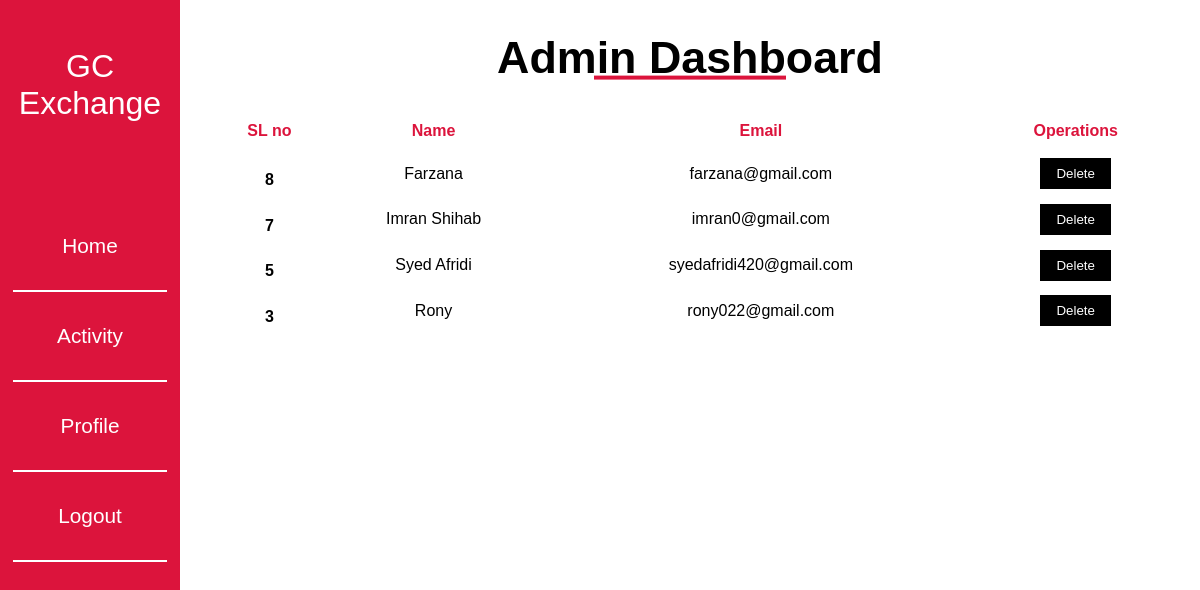
The app's page /admin/admin-user-display.php with its own data.
### tables this page shows
CREATE TABLE `users` (
  `id` int(11) NOT NULL,
  `username` varchar(50) NOT NULL,
  `email` varchar(50) NOT NULL,
  `password` varchar(50) NOT NULL,
  `usertype` varchar(50) NOT NULL DEFAULT 'user'
);

### admin/admin-user-display.php (the view, shortened to what this page needs)
<?php
include '../connect.php';
?>
<!DOCTYPE html>
<html lang="en">
<head>
</head>
<body>
<?php
      include("admin-nav.php");
?>
<div class="container">
<table class="table">
  <thead>
    <tr>
      <th scope="col">SL no</th>
      <th scope="col">Name</th>
      <th scope="col">Email</th>
      <th scope="col">Operations</th>
    </tr>
  </thead>
  <tbody>
<?php
$sql="SELECT * FROM `users` where usertype = 'user' ORDER BY id DESC";
$result=mysqli_query($con, $sql);
if($result){
  while($row=mysqli_fetch_assoc($result)){
      $id=$row['id'];
      $name=$row['username'];
      $email=$row['email'];
      echo '<tr>
      <th scope="row"> '.$id.' </th>
      <td>'.$name.'</td>
      <td>'.$email.'</td>
      <td>
      <button class="btn btn-danger" ><a href="admin-user-delete.php?deleteId= '.$id.'" class="text-light">Delete</a></button>
   </td>
      </tr>';
  }
}
?>
  </tbody>
</table>
</div>
</body>
</html>

### admin/admin-nav.php (shortened to what this page needs)
<!DOCTYPE html>
<html lang="en">
<head>
  <link rel="stylesheet" href="astyle.css">
</head>
<body>
  <div class="admin-container">
    <div class="nav-bar">
      <div class="logo">
        <a href="http://">GC Exchange</a>
      </div>
      <div class="nav-links">
        <ul>
          <li><a href="admin.php">Home</a></li>
          <li><a href="admin-service.php">Activity</a></li>
          <li><a href="admin-profile.php">Profile</a></li>
          <li><a href="../logout.php">Logout</a></li>
        </ul>
      </div>
    </div>
    <div class="a-content">
      <div class="title">
        <h1>Admin Dashboard</h1>
      </div>
    </div>
  </div>
</body>
</html>

### admin/astyle.css (style rules this page uses)
* { margin: 0; padding: 0; }
body { width: 100%; height: 100vh; font-family: sans-serif; }
.admin-container { width: 100%; height: 100%; display: flex; align-items: top; text-align: left; justify-content: space-between; }
.nav-bar ul li a { font-size: 1.3rem; color: white; text-decoration: none; }
.nav-bar .logo { margin-top: 3rem; }
.nav-bar .logo a { font-size: 2rem; color: white; text-decoration: none; }
.title { font-size: 1.4rem; position: relative; margin-top: 2rem; height: 6%; }
.title::after { content: ""; position: absolute; width: 12rem; height: .3rem; background-color: crimson; bottom:-5%; left: 50%; transform: translate(-50%, -50%); }
.nav-links { margin-top: 5rem; }
.nav-links li { padding: 2rem; font-size: 1.3rem; border-bottom: 2px solid white; width: 50%; margin: 0 auto; list-style: none; }

### admin/admin-user-display.php (style rules this page uses)
.container { position: absolute; top: 15%; left: 50%; transform: translate(-40%, 0%); background-color: white; width: 80%; display: flex; align-items: top; justify-content: center; }
table { width: 100%; height: 100%; text-align: center; }
thead tr th { color: crimson; margin: 2rem 5rem 0rem 5rem; padding-bottom: 1rem; }
tbody tr td { color: black; padding-bottom: 0.8rem; }
td .btn a { text-decoration:none; color:white; }
.btn { background-color: black; border: none; padding: .5rem 1rem; }

### admin/admin-nav.php (style rules this page uses)
.a-content { width: 85%; text-align: center; }
.nav-bar { flex-basis: 15%; height: 100%; background-color: crimson; text-align: center; }

### records on screen
users: id "8", username "Farzana", email "farzana@gmail.com"
users: id "7", username "Imran Shihab", email "imran0@gmail.com"
users: id "5", username "Syed Afridi", email "syedafridi420@gmail.com"
users: id "3", username "Rony", email "rony022@gmail.com"
